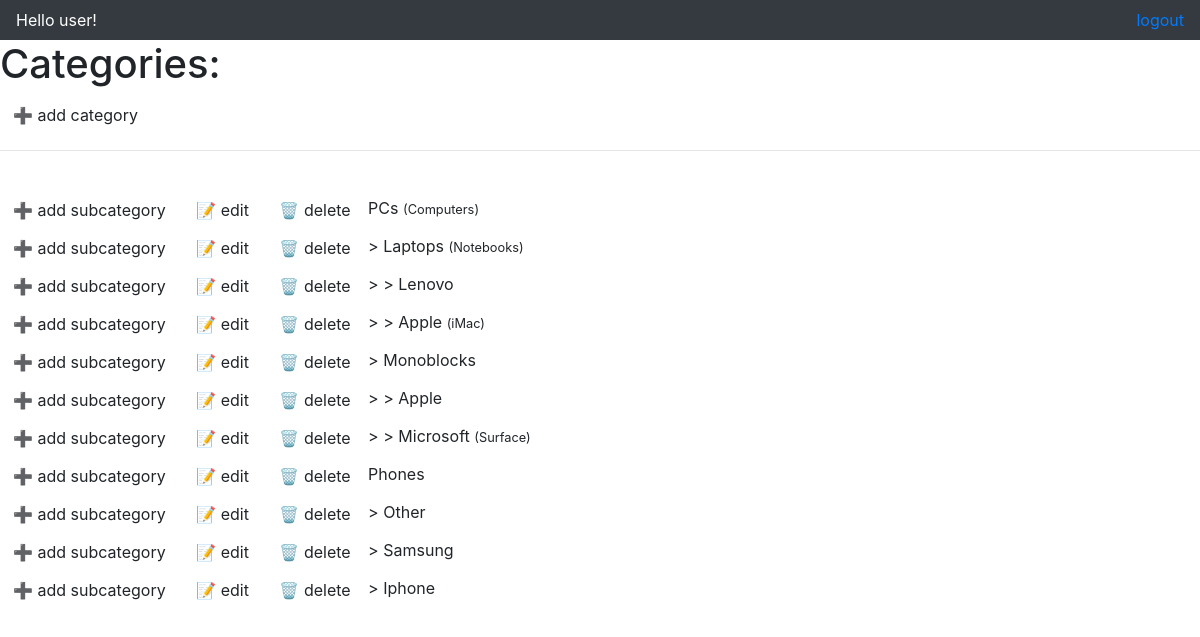
The app's page /views/Main.php (signed in) with its own data.
### tables this page shows
CREATE TABLE IF NOT EXISTS `categories` (
  `id` int(11) NOT NULL AUTO_INCREMENT,
  `name` varchar(255) DEFAULT NULL,
  `description` text,
  `parent_id` int(11) DEFAULT NULL,
  PRIMARY KEY (`id`)
);

### models/Category.php (called while the page is built, shortened)
<?php
class Category
{
    public function __construct(?int $id,?string $name,?string $description,?string $parent)
    {
        $this->id = $id;
        $this->name = $name;
        $this->description = $description;
    }
}

### MySQL.php (called while the page is built, shortened)
<?php
class MySQL
{
    public static function query($query){
        $connection = new mysqli(HOST,USER,PASSWORD,DATABASE)
            or die ("MYSQL CONNECTION FAILED\n:" . mysqli_connect_error($connection));
        $result = $connection->query($query)
            or die("MYSQL QUERY ERROR:\n" . mysqli_error($connection));
        return $result;
    }
}

### controllers/CategoriesController.php (called while the page is built, shortened)
<?php
require_once dirname(__DIR__)."/MySQL.php";
require_once dirname(__DIR__)."/models/Category.php";
class CategoriesController{
    public function getCategories(){
        return $this->getCategoriesByParent(new Category(null,"","",null));
    }
    public function getCategoriesByParent(?Category $parent){
        $categories = array(
            "head" => $parent,
            "childrens" => $this->getChildrens($parent)
        );
        foreach ($categories["childrens"] as &$children){
            $children = $this->getCategoriesByParent($children);
        }
        return $categories;
    }
    public function getChildrens(Category $category){
        if ($category->id === null){
            $query = "SELECT id, name, description, parent_id FROM categories WHERE parent_id IS null ;";
        }else{
            $query = "SELECT id, name, description, parent_id FROM categories WHERE parent_id = $category->id ;";
        }
        $childrens = array();
        $result = MySql::query($query);
        while($row = $result->fetch_array()){
            array_push($childrens, new Category($row["id"],$row["name"],$row["description"],$row["parent_id"]));
        }
        return $childrens;
    }
}

### views/Main.php (the view, shortened to what this page needs)
<!doctype html>
<html lang="en">
<head>
    <link rel="stylesheet" href="css/bootstrap.css">
</head>
<body>
<nav class="navbar navbar-dark bg-dark text-white">
    <?php echo "<span>Hello ".$_SESSION["login"] . "!</span>" ?>
    <a href="handler/logout.php">logout</a>
</nav>
<div class="row">
    <div class="col">
        <h1>Categories: </h1>
        <form>
            <input class='btn' type='button' data-id='null' name='add' value='➕ add category' >
            <hr>
            <?php
            require_once dirname(__DIR__)."\\controllers\\CategoriesController.php";
            $categories = new CategoriesController();
            $level = 0;
            $category = $categories->getCategories();
            printCategories($category,$level);
            function printCategories($category,$level){
                if($level>0){
                    echo "<br>";
                    echo "<input class='btn' type='button' data-id='".$category["head"]->id."' name='add' value='➕ add subcategory' > ";
                    echo "<input class='btn' type='button' data-id='".$category["head"]->id."' name='edit' value='📝 edit' > ";
                    echo "<input class='btn'type='button' data-id='".$category["head"]->id."' name='delete' value='🗑️ delete'> ";
                    for($i=1; $i<$level; $i++){
                        if($level)
                            echo " > ";
                    }
                    echo "<span>". $category["head"]->name." </span>";
                    if($category["head"]->description!=""){
                        echo "<small>(".$category["head"]->description.")</small>";
                    }
                }
                $level++;
                foreach($category["childrens"] as $child){
                    printCategories($child,$level);
                }
            }
            ?>
        </form>
    </div>
</div>
</body>
</html>

### records on screen
categories: name "PCs", description "Computers"
categories: name "Laptops", description "Notebooks"
categories: name "Lenovo"
categories: name "Apple", description "iMac"
categories: name "Monoblocks"
categories: name "Apple"
categories: name "Microsoft", description "Surface"
categories: name "Phones"
categories: name "Other"
categories: name "Samsung"
categories: name "Iphone"

### other values on screen
$_SESSION["login"] "user"
